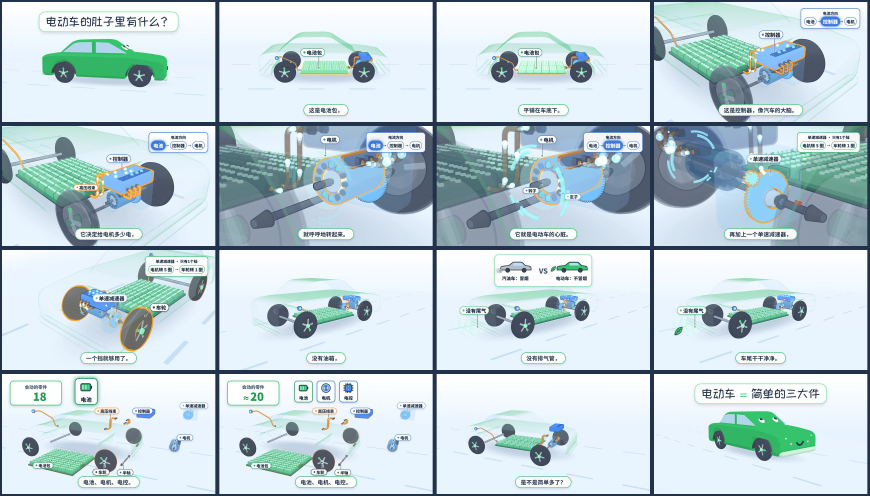
#> input picture kids-science-video/deliverables/keyframes-ev.jpg, 2608 x 1488 px, given in place of keyframes-ev.jpg.png, which was not available (shown at 1/3 size)
$ python free.py ../deliverables/keyframes-ev.jpg
#> lines starting #> are read from the running program, lines starting #| are printed output that depends on the picture; after the words box and inside, x2 and y2 are one past the last pixel; in counts of white or black regions, pixels touching at a corner belong together; pictures that were not available may be replaced by others from this repository, and a replacement may not be noted
import sys, json, numpy as np
from PIL import Image
out={}
S=8  # downsample factor (px)
for name in sys.argv[1:]:
    im=Image.open(f'img/{name}.png').convert('RGB')
#> im is the input picture: PIL image 2608x1488 RGB; mean R, G, B 193.4, 211, 217.6
    a=np.asarray(im).astype(int); H,W,_=a.shape
#> after `H, W, _ = a.shape`: H = 1488; W = 2608
    # card colour = most common colour in the central band of the card
    q=(a[150:1350:4,150:2400:4]//4).reshape(-1,3)
    vals,cnt=np.unique(q,axis=0,return_counts=True); card=vals[cnt.argmax()]*4+2
#> after `vals, cnt = np.unique(q, axis=0, return_counts=True)`: cnt = 10535 values, max 39688 at index 10008, min 1 at index 0, mean 16.03
#> after `card = vals[cnt.argmax()] * 4 + 2`: card = [234, 246, 254]
    free=(np.abs(a-card).sum(2)<14)
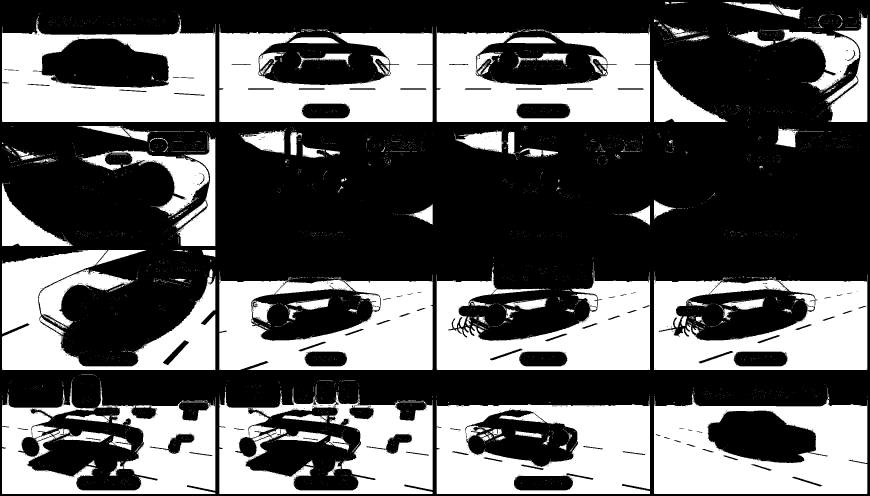
#> free: shape (1488, 2608) bool (shown at 1/3 size); 37.6% white; 4067 white regions (3850 under 20 px), largest, box (x1, y1, x2, y2) and area: (1962, 1165, 2602, 1482) 131098, (6, 53, 646, 366) 125002, (1310, 1192, 1950, 1482) 123263
    # downsample: a cell is free only if all its pixels are free
    h,w=H//S,W//S
#> h = 186; w = 326
    f=free[:h*S,:w*S].reshape(h,S,w,S).all(axis=(1,3))
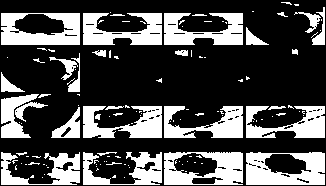
#> f: shape (186, 326) bool; 30.4% white; 126 white regions (93 under 20 px), largest, box (x1, y1, x2, y2) and area: (246, 152, 325, 185) 1828, (1, 13, 80, 45) 1706, (164, 152, 243, 185) 1670
    # summed-area table for fast all-free rectangle test
    sat=np.zeros((h+1,w+1),int); sat[1:,1:]=(~f).cumsum(0).cumsum(1)
#> after `sat[1:, 1:] = (~f).cumsum(0).cumsum(1)`:
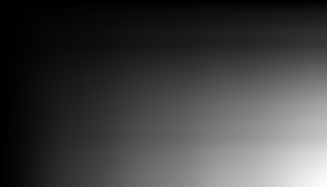
#> sat: shape (187, 327) int64; min 0, max 42209, mean 10872.4; drawn with min black and max white
    def ok(y,x,hh,ww): return sat[y+hh,x+ww]-sat[y,x+ww]-sat[y+hh,x]+sat[y,x]==0
    pad=int(40/S)  # keep 40px clear of artwork
    best=None
    for ww in range(w,0,-2):
        hh=int(round(ww*9/16))
        HH,WW=hh+2*pad,ww+2*pad
        if HH>h or WW>w: continue
        found=None
        for y in range(0,h-HH+1,2):
            for x in range(0,w-WW+1,2):
                if ok(y,x,HH,WW): found=(x+pad,y+pad); break
            if found: break
        if found: best=(found[0]*S,found[1]*S,ww*S,hh*S); break
#> this loop made 159 passes
#> best on pass 159: (1144, 1016, 80, 48)
#> (hh, HH, WW) on passes 9 to 14: (174, 184, 320), (173, 183, 318), (172, 182, 316), (171, 181, 314), (170, 180, 312), (169, 179, 310)
    out[name]=dict(card=[int(c) for c in card],rect=best)
    print(name,card,best, 'inches', [round(v/192,2) for v in best])
#| ../deliverables/keyframes-ev.jpg [234 246 254] (1144, 1016, 80, 48) inches [5.96, 5.29, 0.42, 0.25]
json.dump(out,open('free.json','w'))
